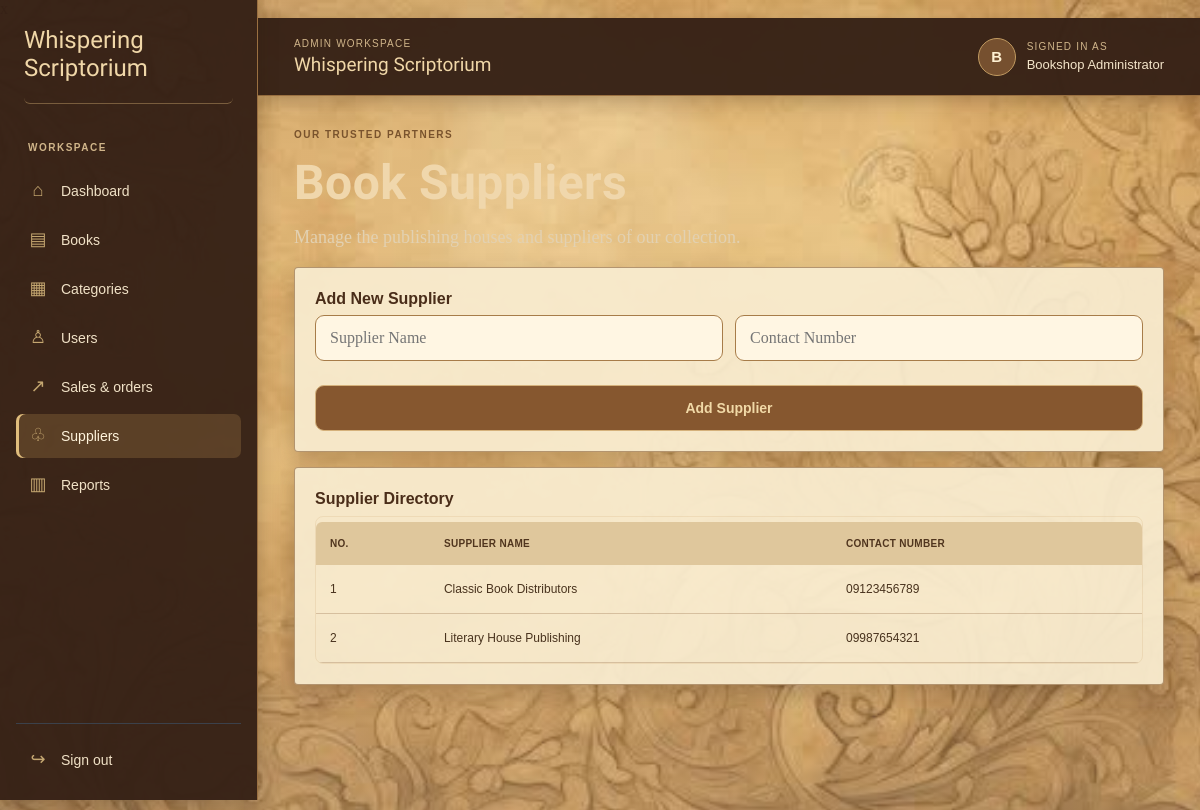
Screenshot of /index.php?page=suppliers (signed in) with the database file from the repository.
### tables this page shows
CREATE TABLE IF NOT EXISTS suppliers (
    id INT UNSIGNED NOT NULL AUTO_INCREMENT,
    name VARCHAR(255) NOT NULL,
    contact VARCHAR(100) NOT NULL,
    created_at TIMESTAMP NOT NULL DEFAULT CURRENT_TIMESTAMP,
    PRIMARY KEY (id)
);

### repositories/classes/SupplierRepository.php (called while the page is built, shortened)
<?php
class SupplierRepository extends BaseRepository
{
    public function getAll()
    {
        return $this->connection->query(
            'SELECT id, name, contact FROM suppliers ORDER BY name'
        )->fetchAll();
    }
}

### modules/suppliers_display.php (the view)
<section class="module-page">
    <span class="eyebrow">OUR TRUSTED PARTNERS</span>
    <h1>Book Suppliers</h1>
    <p>Manage the publishing houses and suppliers of our collection.</p>
    <div class="content-panel">
        <h2>Add New Supplier</h2>
        <form method="POST" class="vintage-form">
            <input type="text" name="name"
                   placeholder="Supplier Name" required>
            <input type="text" name="contact"
                   placeholder="Contact Number" required>
            <button type="submit" name="add_supplier">
                Add Supplier
            </button>
        </form>
    </div>
    <div class="content-panel">
        <h2>Supplier Directory</h2>
        <div class="table-scroll">
        <table>
            <tr>
                <th>No.</th>
                <th>Supplier Name</th>
                <th>Contact Number</th>
            </tr>
            <?php foreach ($_SESSION['suppliers'] as $i => $supplier): ?>
            <tr>
                <td><?= $i + 1 ?></td>
                <td><?= htmlspecialchars($supplier['name']) ?></td>
                <td><?= htmlspecialchars($supplier['contact']) ?></td>
            </tr>
            <?php endforeach; ?>
        </table>
        </div>
    </div>
</section>

### rows the page displays
suppliers: name "Classic Book Distributors", contact "09123456789"
suppliers: name "Literary House Publishing", contact "09987654321"

### other values shown
substr($_SESSION['user_name'] ?? 'A', 0, 1) "B"
$_SESSION['user_name'] "Bookshop Administrator"
